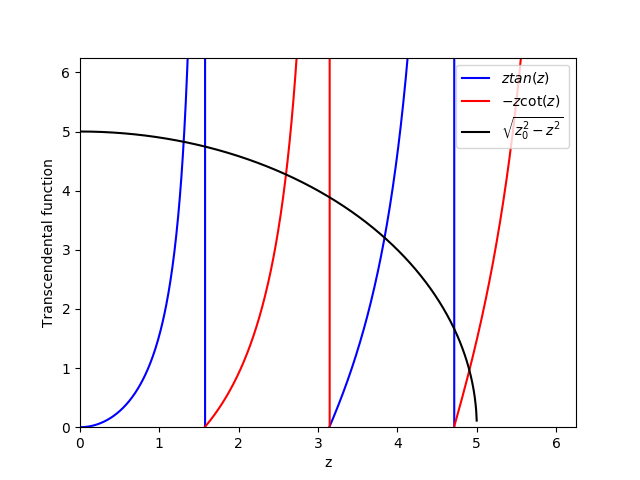

Write the Python code that produced this figure.
import numpy as np
import matplotlib.pyplot as plt

z0 = 5
z = np.linspace(0, 1.25*z0, 1000)

plt.figure()
plt.plot(z, z*np.tan(z), 'b', label='$z tan(z)$')
plt.plot(z, -z*np.tan(z)**(-1), 'r', label='$-z\cot(z)$')
plt.plot(z, np.sqrt(z0**2-z**2), 'k', label='$\sqrt{z_0^2-z^2}$')
plt.ylim(0, 1.25*z0)
plt.xlim(0, 1.25*z0)
plt.xlabel('z')
plt.ylabel('Transcendental function')
plt.legend(loc=1)
plt.savefig("intersection.png")
